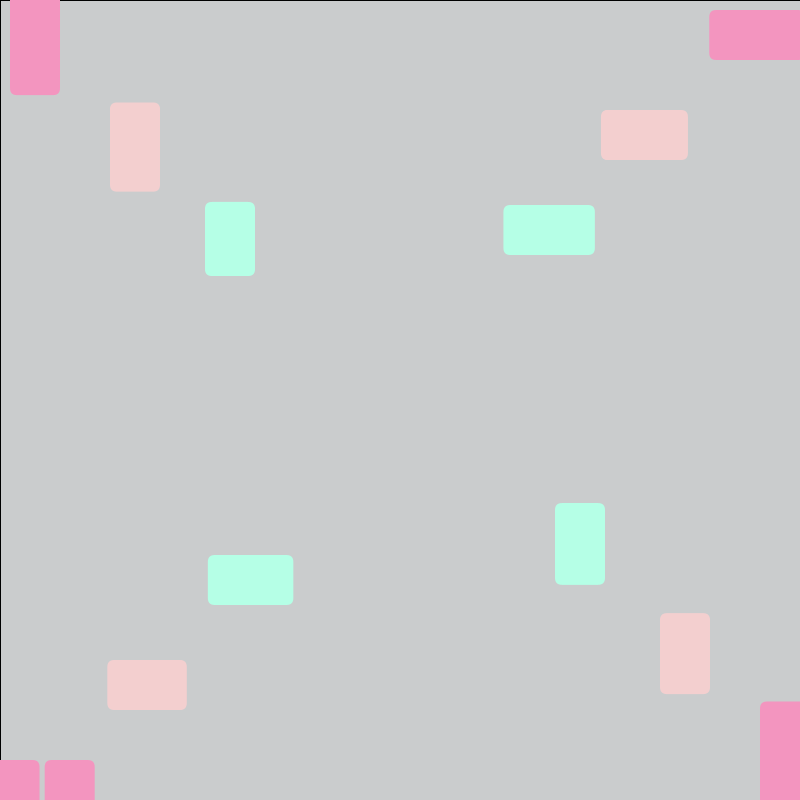
Frame 1 (no input)
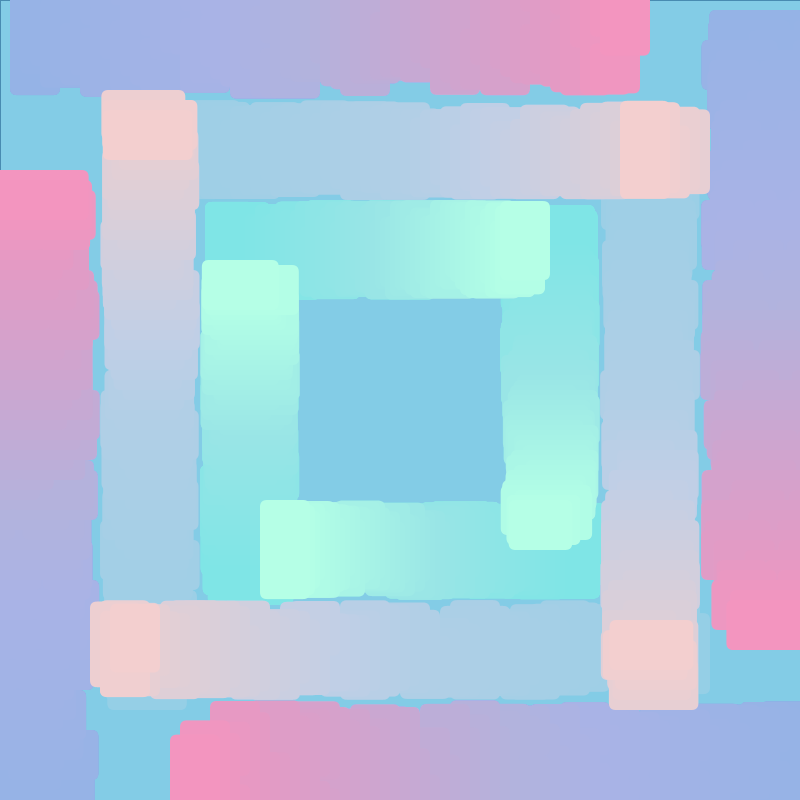
Frame 60 (the mouse pressed at the canvas centre just before this capture)
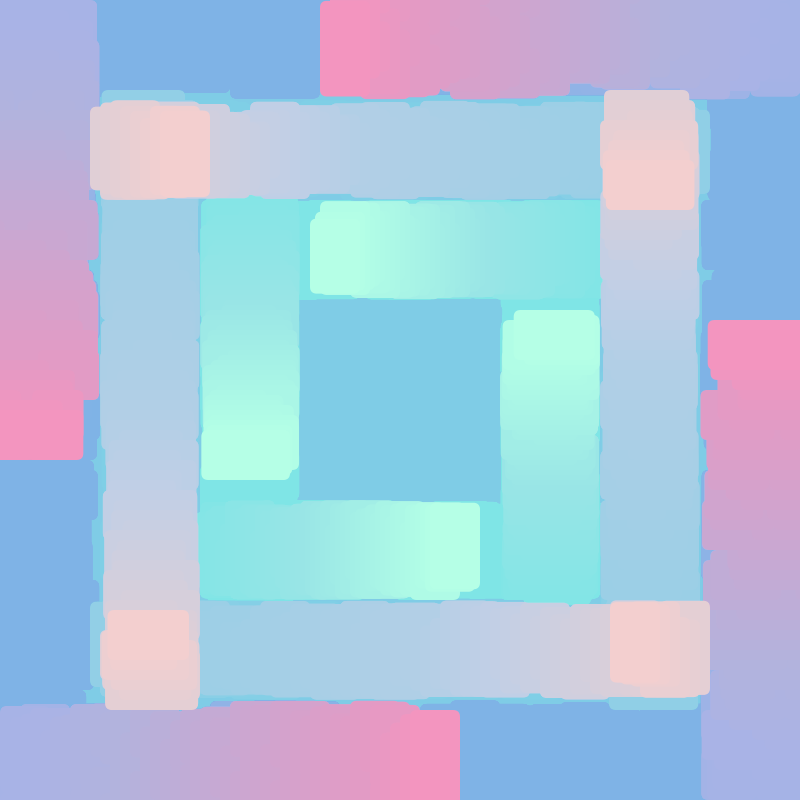
Frame 120 (the mouse held since frame 60 and released just before this capture)

The Processing sketch that drew these frames (run headless with seeded random() and noise(); from frame 60 on, the mouse is pressed at the canvas centre):

// Processing sketch: sketch_2109267
// ── sketch_2109267.pde
float x=0,x1,x2=200,x3,x4=100,x5,x6;
float y=0,y1,y2=200,y3,y4=100,y5,y6;
float r=50,r2=20;
float xspeed=10,xspeed1=10,xspeed2=5,xspeed3=5,xspeed4=10,xspeed5=10,xspeed6=5;
float yspeed=10,yspeed1=10,yspeed2=5,yspeed3=5,yspeed4=10,yspeed5=10,yspeed6=5;

void setup(){
  size(800,800);
  //background(255,0,125,30);
  frameRate(20);
  x1=width-r;
  y1=height-r;
  x3=width-200-r;
  y3=height-200-r;
  x5=width-100-r;
  y5=height-100-r;
  x6=300;
  y6=400;
  
}

void draw(){
  fill(110,206,251,5);
  rect(0,0,width,height);
  x+=xspeed;
  y+=yspeed;
  x1+=xspeed1;
  y1+=yspeed1;
  x2+=xspeed2;
  y2+=yspeed2;
  x3+=xspeed3;
  y3+=yspeed3;
  x4+=xspeed4;
  y4+=yspeed4;
  x5+=xspeed5;
  y5+=yspeed5;
  x6+=xspeed6;
  y6+=yspeed6;
  noStroke();
  fill(246,233,216);
  //rect(x6,y6,r2,r2,7);
  
  for(int i=0;i<5;i++){
  fill(243,149,191);
  rect(x,random(-50,50),r,r,7);}
  for(int i=0;i<5;i++){
  fill(243,149,191);
  rect(random(700,800),y,r,r,7);}
  for(int i=0;i<5;i++){
  fill(243,149,191);
  rect(x1,random(700,800),r,r,7);}
  for(int i=0;i<5;i++){
  fill(243,149,191);
  rect(random(-50,50),y1,r,r,7);}
  
    for(int i=0;i<5;i++){
  fill(243,207,207);
  rect(x4,random(100,150),r,r,7);}
  for(int i=0;i<5;i++){
  fill(243,207,207);
  rect(random(600,650),y4,r,r,7);}
  for(int i=0;i<5;i++){
  fill(243,207,207);
  rect(x5,random(600,650),r,r,7);}
  for(int i=0;i<5;i++){
  fill(243,207,207);
  rect(random(100,150),y5,r,r,7);}
  
  for(int i=0;i<5;i++){
  fill(181,255,230);
  rect(x2,random(200,250),r,r,7);}
  for(int i=0;i<5;i++){
  fill(181,255,230);
  rect(random(500,550),y2,r,r,7);}
  for(int i=0;i<5;i++){
  fill(181,255,230);
  rect(x3,random(500,550),r,r,7);}
  for(int i=0;i<5;i++){
  fill(181,255,230);
  rect(random(200,250),y3,r,r,7);}
  

  
  if (x<0)
  {xspeed=xspeed*(-1);}
  if(x>width-r){
   xspeed=xspeed*(-1);}
  if (y<0)
  {yspeed=yspeed*(-1);}
  if(y>height-r){
   yspeed=yspeed*(-1);}
  if (x1>800-r)
  {xspeed1=xspeed1*(-1);}
  if(x1<0){
   xspeed1=xspeed1*(-1);}
  if (y1<0)
  {yspeed1=yspeed1*(-1);}
  if(y1>800-r){
   yspeed1=yspeed1*(-1);}
   
     if (x4<100)
  {xspeed4=xspeed4*(-1);}
  if(x4>width-100-r){
   xspeed4=xspeed4*(-1);}
  if (y4<100)
  {yspeed4=yspeed4*(-1);}
  if(y4>height-100-r){
   yspeed4=yspeed4*(-1);}
  if (x5>700-r)
  {xspeed5=xspeed5*(-1);}
  if(x5<100){
   xspeed5=xspeed5*(-1);}
  if (y5<100)
  {yspeed5=yspeed5*(-1);}
  if(y5>700-r){
   yspeed5=yspeed5*(-1);}
   
   
  if (x2<200)
  {xspeed2=xspeed2*(-1);}
  if(x2>600-r){
   xspeed2=xspeed2*(-1);}
  if (y2<200)
  {yspeed2=yspeed2*(-1);}
  if(y2>600-r){
   yspeed2=yspeed2*(-1);}
  if (x3>600-r)
  {xspeed3=xspeed3*(-1);}
  if(x3<200){
   xspeed3=xspeed3*(-1);}
  if (y3<200)
  {yspeed3=yspeed3*(-1);}
  if(y3>600-r){
   yspeed3=yspeed3*(-1);}
   
   
   if (x6<300)
  {xspeed6=xspeed6*(-1);}
  if(x6>width-300-r2){
   xspeed6=xspeed6*(-1);}
   if (y6<300)
  {yspeed6=yspeed6*(-1);}
  if(y6>height-300-r2){
   yspeed6=yspeed6*(-1);}
}
